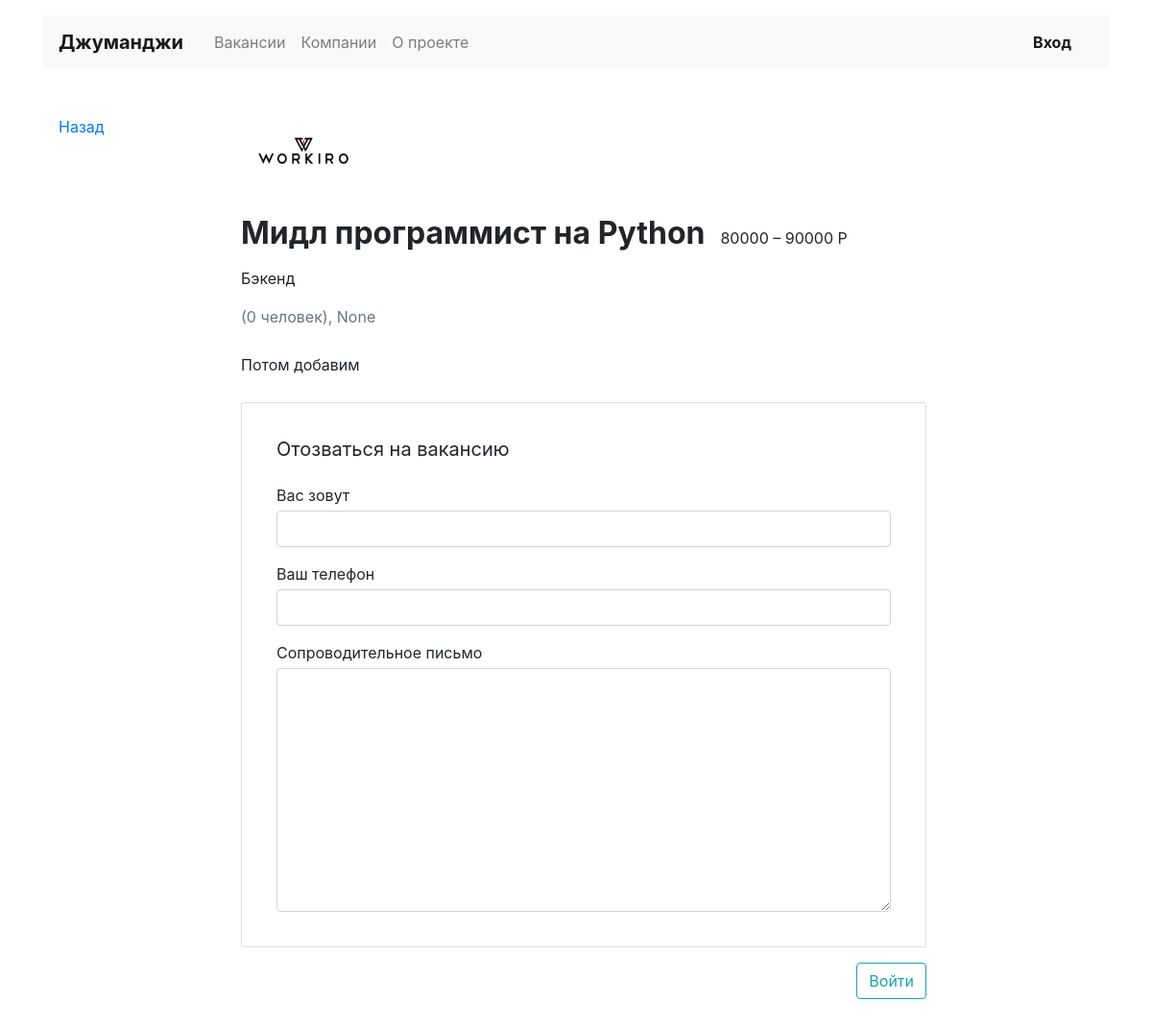
Page /vacancies/4 on the earlier database version.
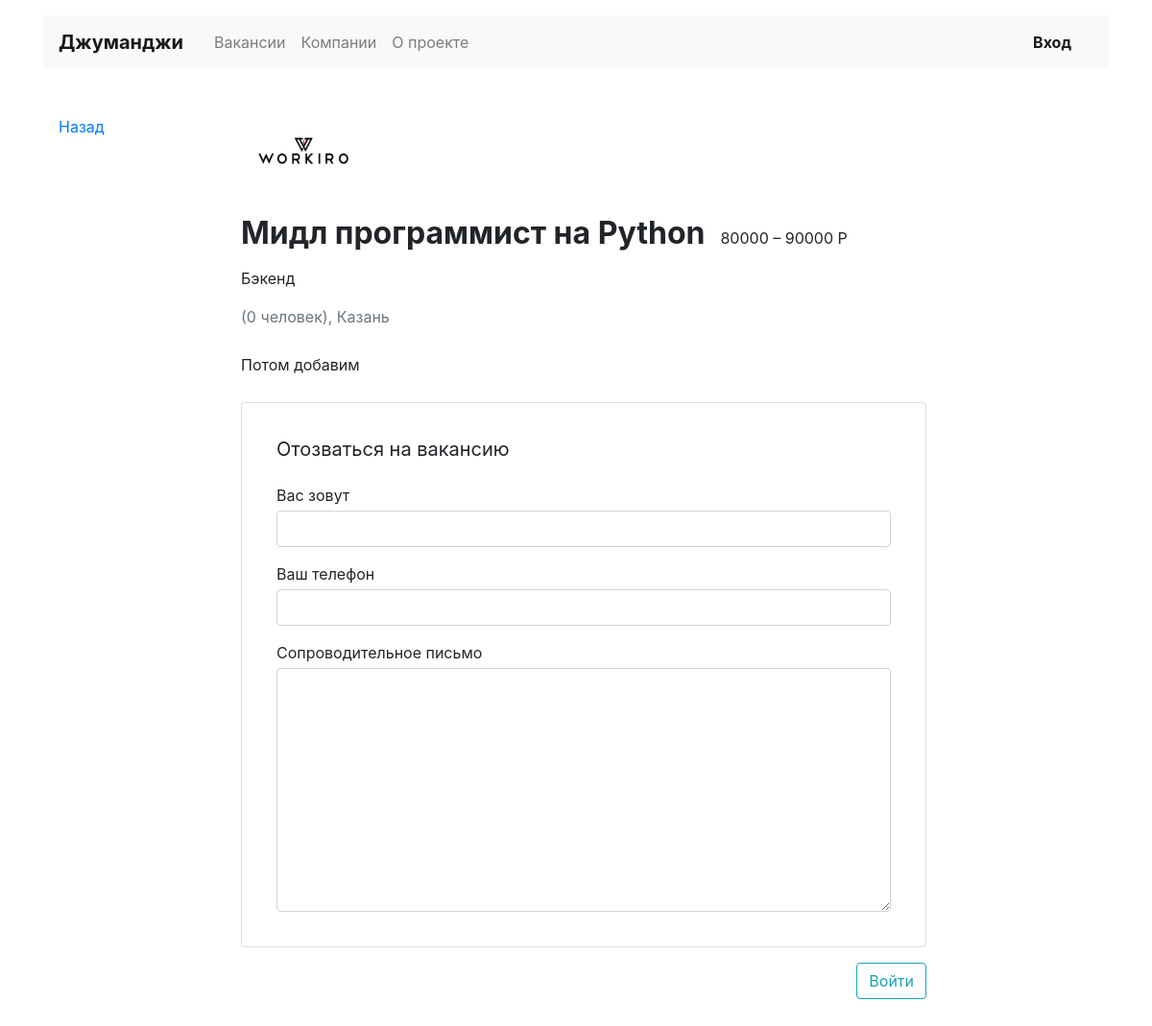
Same page on the later database version.
### hh/models.py (models this page shows, shortened)
class Vacancy(models.Model):
    title = models.CharField(max_length=64)
    specialty = models.ForeignKey(Specialty,
                                  related_name="vacancies",
                                  on_delete=models.CASCADE)
    company = models.ForeignKey(Company,
                                related_name="vacancies",
                                on_delete=models.CASCADE)
    skills = models.CharField(max_length=1024)
    description = models.CharField(max_length=8000)
    salary_min = models.IntegerField()
    salary_max = models.IntegerField()
    published_at = models.DateTimeField()

class Company(models.Model):
    name = models.CharField(max_length=256)
    location = models.CharField(max_length=256,
                                default=None,
                                null=True,
                                blank=True)
    logo = models.ImageField(upload_to=MEDIA_COMPANY_IMAGE_DIR,
                             height_field='height_field',
                             width_field='width_field',
                             default=None,
                             null=False
                             )
    height_field = models.PositiveIntegerField(default=0)
    width_field = models.PositiveIntegerField(default=0)
    description = models.CharField(max_length=4096,
                                   default=None,
                                   null=True,
                                   blank=True)
    employee_count = models.CharField(max_length=20,
                                      default=None,
                                      null=True,
                                      blank=True)
    owner = models.ForeignKey(User,
                              related_name="company",
                              on_delete=models.CASCADE,
                              default=None,
                              null=True,
                              blank=True)

class Specialty(models.Model):
    code = models.CharField(max_length=64)
    title = models.CharField(max_length=64)
    picture = models.ImageField(upload_to=MEDIA_SPECIALITY_IMAGE_DIR,
                                height_field='height_field',
                                width_field='width_field',
                                default=None,
                                null=True,
                                blank=True)
    height_field = models.PositiveIntegerField(default=0)
    width_field = models.PositiveIntegerField(default=0)

### hh/views.py (the view)
# urls.py: path('vacancies/<int:vacancy_id>', VacancyView.as_view()),  # вакансия
class VacancyView(View):
    def get(self, request, vacancy_id, *args, **kwargs):
        if len(models.Vacancy.objects.filter(id=vacancy_id)) == 0:
            raise Http404
        username = "" if not request.user.is_authenticated else ' '.join(
            [request.user.first_name, request.user.last_name])
        form_class = ApplicationForm(initial={'username': username})
        return render(
            request, 'hh/vacancy.html',
            context={'prev_page': get_previous_page(request),
                     "vacancy": models.Vacancy.objects.get(id=vacancy_id),
                     "app_form": form_class}
        )

### hh/forms.py
class ApplicationForm(ModelForm):
    class Meta:
        model = models.Application
        fields = ['written_username', 'written_phone', 'written_cover_letter']
        widgets = {
            'written_username': forms.TextInput(attrs={'class': 'form-control'}),
            'written_phone': forms.TextInput(attrs={'class': 'form-control'}),
            'written_cover_letter': forms.Textarea(attrs={'class': 'form-control'}),
        }
        labels = {
            'written_username': 'Вас зовут',
            'written_phone': 'Ваш телефон',
            'written_cover_letter': 'Сопроводительное письмо',
        }

### hh/views.py (called while the page is built)
def get_previous_page(request):
    prev_page = request.META.get('HTTP_REFERER')
    if prev_page is None:
        prev_page = '/'
    return prev_page

### hh/templates/hh/vacancy.html (shortened to what this page needs)
{% extends 'base.html' %}
{% block container %}
<main class="container mt-3 pb-5">
    <div class="row mt-5">
        <div class="col-12 col-lg-2">
            <div class="pl-3 mb-5">
                <p><a href="{{ prev_page }}">Назад</a></p>
            </div>
        </div>
        <div class="col-12 col-lg-8">
            <section class="pl-3">
                <a href="/companies/{{ vacancy.company.id }}"><img src="{{ vacancy.company.logo.url }}" width="130" height="80" alt=""></a>
                <div class="d-flex align-items-baseline align-content-baseline">
                    <h1 class="h2 mt-4 font-weight-bold">{{ vacancy.title }}</h1>
                    <p class="m-0 pl-3">{{ vacancy.salary_min }} – {{ vacancy.salary_max }} Р</p>
                </div>
                <p class="mt-2">{{ vacancy.specialty.title }} {{ vacancy.skills }}</p>
                <p class="text-muted mb-4">{{ vacancy.company.title }} ({{ vacancy.company.employee_count }} человек), {{ vacancy.company.location }}</p>
                <div style="line-height: 1.8;">
                    <p>{{ vacancy.description }}</p>
                </div>
                <form method="post" action="{{ request.path }}/sent" class="card mt-4 mb-3">{% csrf_token %}
                    <div class="card-body mx-3">
                        <p class="h5 mt-3 pb-3 font-weight-normal">Отозваться на вакансию</p>
						{% for field in app_form %}
						  <div class="form-group">
							<label class="mb-1" for="{{ field.name }}">{{ field.label }}</label>
							{{ field }}
						  </div>
						{% endfor %}
                    </div>
                </form>
				{% if not request.user.is_authenticated %}
				<form class="float-right" action="/login" method="get">{% csrf_token %}
					<button type="submit" class="btn btn-outline-info">Войти</button>
				  </form>
				{% endif %}
            </section>
        </div>
    </div>
</main>
{% endblock %}

Differences in the rows shown:
changed through a linked row, Vacancy "Мидл программист на Python": company.location "None" → "Казань"
